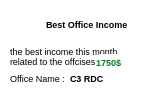
        <widget class="QWidget" name="chargeStatOffice_5" native="true">
         <property name="geometry">
          <rect>
           <x>370</x>
           <y>110</y>
           <width>141</width>
           <height>90</height>
          </rect>
         </property>
         <property name="styleSheet">
          <string notr="true">background-color:white;
border-radius:5px;</string>
         </property>
         <widget class="QLabel" name="label_37">
          <property name="geometry">
           <rect>
            <x>8</x>
            <y>6</y>
            <width>31</width>
            <height>31</height>
           </rect>
          </property>
          <property name="text">
           <string/>
          </property>
          <property name="pixmap">
           <pixmap resource="res.qrc">:/img/img/alert.png</pixmap>
          </property>
         </widget>
         <widget class="QLabel" name="label_56">
          <property name="geometry">
           <rect>
            <x>46</x>
            <y>16</y>
            <width>101</width>
            <height>16</height>
           </rect>
          </property>
          <property name="font">
           <font>
            <pointsize>7</pointsize>
            <weight>75</weight>
            <bold>true</bold>
           </font>
          </property>
          <property name="styleSheet">
           <string notr="true">font-weight:bold;</string>
          </property>
          <property name="text">
           <string>Best Office Income</string>
          </property>
         </widget>
         <widget class="QLabel" name="label_91">
          <property name="geometry">
           <rect>
            <x>10</x>
            <y>70</y>
            <width>61</width>
            <height>16</height>
           </rect>
          </property>
          <property name="font">
           <font>
            <pointsize>7</pointsize>
           </font>
          </property>
          <property name="text">
           <string>Office Name :</string>
          </property>
         </widget>
         <widget class="QLabel" name="label_92">
          <property name="geometry">
           <rect>
            <x>10</x>
            <y>46</y>
            <width>121</width>
            <height>21</height>
           </rect>
          </property>
          <property name="font">
           <font>
            <pointsize>7</pointsize>
           </font>
          </property>
          <property name="styleSheet">
           <string notr="true">font-weight:5px;</string>
          </property>
          <property name="text">
           <string>the best income this month related to the offcises is</string>
          </property>
          <property name="wordWrap">
           <bool>true</bool>
          </property>
         </widget>
         <widget class="QLabel" name="label_93">
          <property name="geometry">
           <rect>
            <x>96</x>
            <y>54</y>
            <width>31</width>
            <height>16</height>
           </rect>
          </property>
          <property name="font">
           <font>
            <pointsize>7</pointsize>
            <weight>75</weight>
            <bold>true</bold>
           </font>
          </property>
          <property name="styleSheet">
           <string notr="true">color:#007C23;</string>
          </property>
          <property name="text">
           <string>1750$</string>
          </property>
         </widget>
         <widget class="QLabel" name="label_94">
          <property name="geometry">
           <rect>
            <x>70</x>
            <y>70</y>
            <width>49</width>
            <height>16</height>
           </rect>
          </property>
          <property name="font">
           <font>
            <pointsize>7</pointsize>
            <weight>75</weight>
            <bold>true</bold>
           </font>
          </property>
          <property name="text">
           <string>C3 RDC</string>
          </property>
         </widget>
        </widget>
